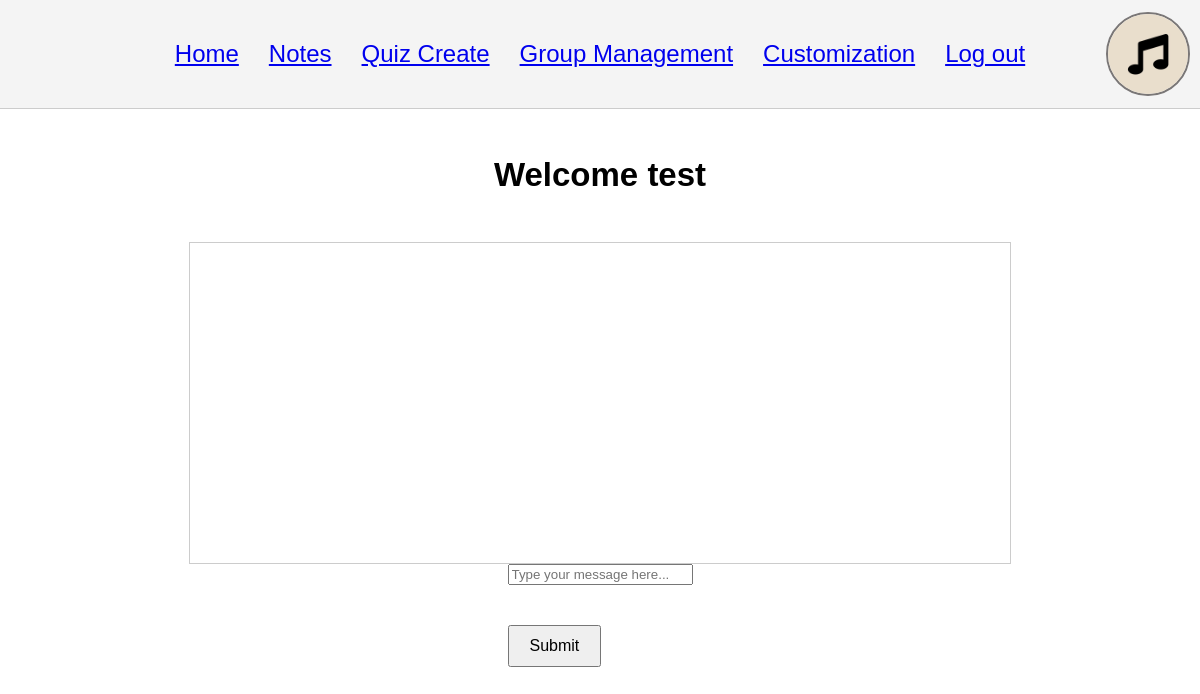
Screenshot of / (signed in) with the database file from the repository.
### app/models.py (models this page shows, shortened)
class User(db.Model, UserMixin):
    __tablename__ = 'user'
    id = db.Column(db.Integer, primary_key=True)
    username = db.Column(db.String(32), index=True, unique=True, nullable=False)
    password = db.Column(db.String(256), index=True, nullable=False)
    email = db.Column(db.String(128), index=True, unique=True, nullable=False)
    admin = db.Column(db.Boolean, index=True, default=False) #site admin, different from group admin / mod
    picture =db.Column(db.String(256), nullable=False, default = "scsu.jpg") #path to their profile picture
    description = db.Column(db.String(256), default = "") #for their profile
    study_groups = db.relationship('StudyGroup', backref='owner', lazy=True) #one to many, user can create multiple study groups
    memberships = db.relationship('Member', backref='user', lazy=True)#one to many, user can be members of multiple groups
    messages = db.relationship('Message', backref='author', lazy=True)#one to many, user can send multiple messages

### app/routes.py (the view)
@app.route('/')
def home():
    profile_picture = 'scsu.jpg'
    if current_user.is_authenticated:
        profile_picture = current_user.picture if current_user.picture else 'scsu.jpg'
    return render_template('home.html', profile_picture=profile_picture, username=current_user.username if current_user.is_authenticated else None)

### app/__init__.py (called while the page is built)
@login.user_loader
def load_user(id):
    return models.User.query.get(int(id))

### app/templates/home.html (shortened to what this page needs)
{% extends "base.html" %}
{% block content %}
   <body>
    <h2>Welcome {{ username }}</h2>
       <div class="feed">
       </div>
       <form method="POST" action="/submit">
           <input type="text" name="message" placeholder="Type your message here..." required>
           <button type="submit">Submit</button>
       </form>
   </body>
{% endblock %}

### app/templates/base.html (shortened to what this page needs)
<html lang="en">
<head>
    <link rel="stylesheet" type="text/css" href="../static/styles.css">
</head>
<body>
    <div class="header">
        <div class="tabs">
            <a class="tab" href="/">Home</a>
            <a class="tab" href="/notes">Notes</a>
            <a class="tab" href="/mkquiz">Quiz Create</a>
            <a class="tab" href="/group_management">Group Management</a>
            <a class="tab" href="/customization">Customization</a>
            <a class="tab" href="{% if current_user.is_authenticated %}{{ url_for('logout') }}{% else %}{{ url_for('login') }}{% endif %}">
                {% if current_user.is_authenticated %}Log out{% else %}Login{% endif %}
            </a>
        </div>
        <div class="profile-pic-container">
            <img src="{{ url_for('static', filename='profile_pics/' + (current_user.picture if current_user.is_authenticated else 'scsu.jpg')) }}"
                 width="80px" height="80px" class="profile-pic" alt="Profile Picture">
        </div>
    </div>
    <div class="main">
        {% block content %}{% endblock %}
    </div>
</body>
</html>

### app/static/styles.css (style rules this page uses)
body { font-family: Arial, sans-serif; margin: 0; padding: 0; font-size: 22px; }
.tabs { display: flex; justify-content: center; gap: 30px; }
.tab { cursor: pointer; font-size: 24px; }
.feed { border: 1px solid #ccc; padding: 10px; height: 300px; overflow-y: scroll; width: 100%; max-width: 800px; margin-top: 20px; }
.header { display: flex; justify-content: center; align-items: center; padding: 40px; background-color: #f4f4f4; border-bottom: 1px solid #ccc; position: relative; }
.profile-pic-container { position: absolute; right: 10px; }
.profile-pic { width: 80px; height: 80px; border-radius: 50%; object-fit: cover; border: 2px solid rgb(122, 119, 119); }
.main { padding: 20px; display: flex; flex-direction: column; align-items: center; }
form { display: flex; flex-direction: column; gap: 40px; }
button { align-self: flex-start; padding: 10px 20px; font-size: 16px; cursor: pointer; }

### rows the page displays
User: picture (picture), username "test"
